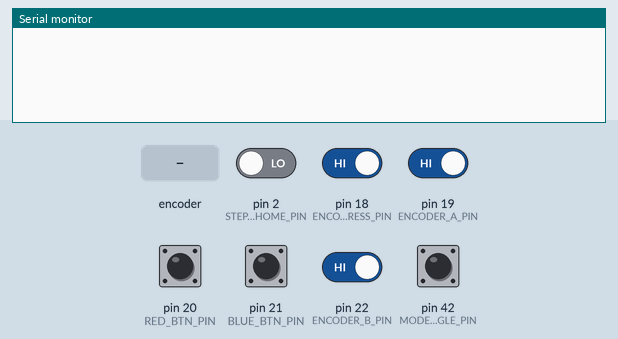
This sketch was run on a simulated Arduino Mega 2560, built with avr-gcc and run on an emulated ATmega2560. Parts: the last lines printed to the serial monitor. Inputs (shaded band) come from the test bench; at power-on: pin 18 (ENCODER_PRESS_PIN), pin 19 (ENCODER_A_PIN), pin 20 (RED_BTN_PIN), pin 21 (BLUE_BTN_PIN), pin 22 (ENCODER_B_PIN) HIGH, pin 2 (STEPPER_HOME_PIN), pin 42 (MODE_TOGGLE_PIN) LOW.

Above: at 1.2 s.
1.3 s: rotary encoder on pin 19 (ENCODER_A_PIN) / pin 22 (ENCODER_B_PIN) turned 1 step (first pin leading)
At 1.9 s:
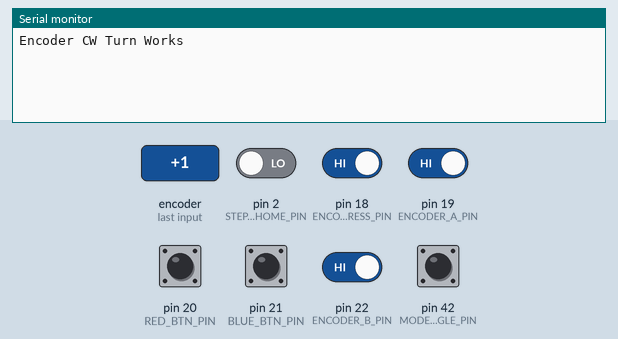
3.0 s: pin 2 (STEPPER_HOME_PIN) driven HIGH
At 4.2 s:
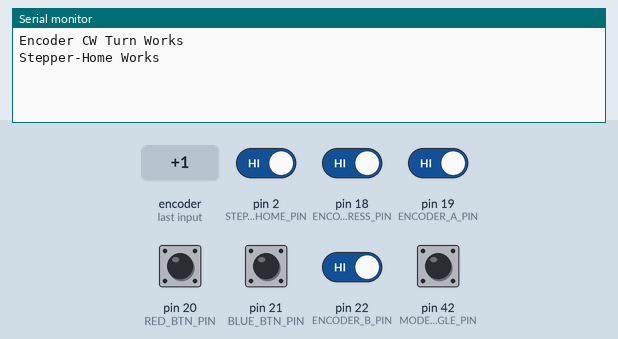
4.5 s: pin 20 (RED_BTN_PIN) pulled LOW for 0.15 s
At 5.5 s:
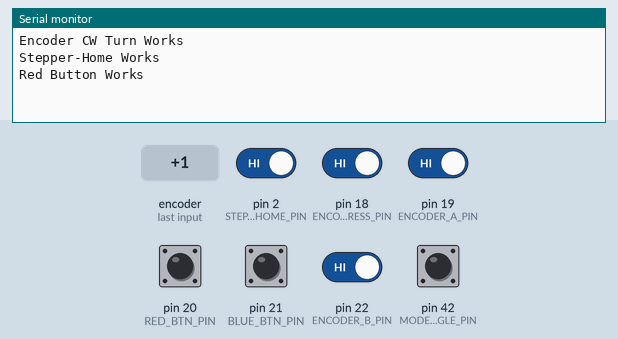
6.1 s: pin 21 (BLUE_BTN_PIN) pulled LOW for 0.15 s
At 6.7 s:
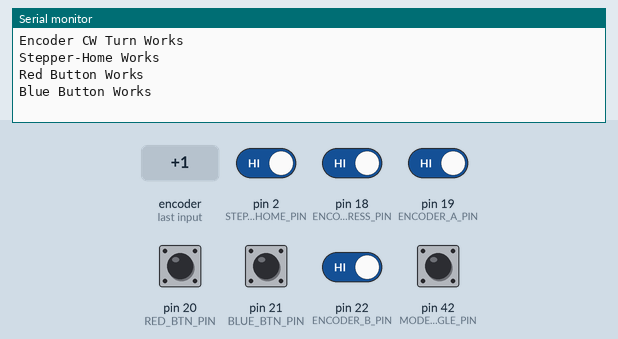
7.7 s: pin 42 (MODE_TOGGLE_PIN) pulled HIGH for 0.15 s
At 8.9 s:
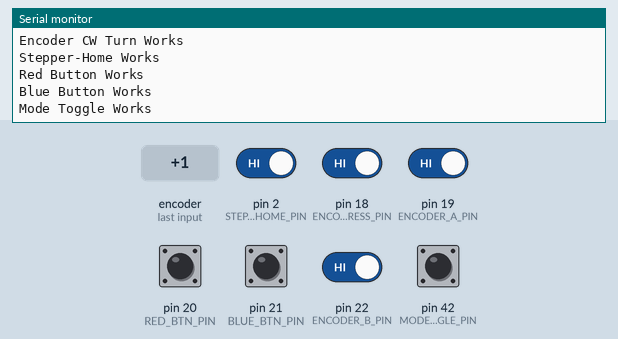
9.3 s: rotary encoder on pin 19 (ENCODER_A_PIN) / pin 22 (ENCODER_B_PIN) turned 2 steps (second pin leading)
At 10.1 s:
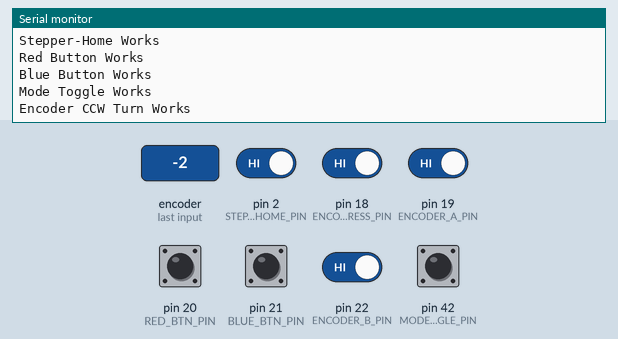

Measured:
- after the input at 1.3 s, the serial monitor: prints a new line at once (image 1)
- after the input at 3.0 s, the serial monitor: prints a new line at once (image 2)
- after the input at 4.5 s, the serial monitor: prints a new line at once (image 3)
- after the input at 6.1 s, the serial monitor: prints a new line at once (image 4)
- after the input at 7.7 s, the serial monitor: prints a new line at once (image 5)
- after the input at 9.3 s, the serial monitor: prints a new line at once (image 6)

The sketch:

DrinkmachineInputsTest.ino
```cpp
//Input Pins
#define STEPPER_HOME_PIN 2
#define MODE_TOGGLE_PIN 42
#define RED_BTN_PIN 20
#define BLUE_BTN_PIN 21
#define ENCODER_A_PIN 19
#define ENCODER_B_PIN 22
#define ENCODER_PRESS_PIN 18

volatile bool encoderTurned = false,
EncoderPreA = false,
EncoderPreB = false,
EncoderNewA = false,
EncoderNewB = false;

bool alreadyTurnedCW = false;
bool alreadyTurnedCCW = false;

volatile bool redBtnPressed = false,
blueBtnPressed = false,
encoderPressed = false,
encoderTurnedCW = false,
encoderTurnedCCW = false,
stepperIsHome = false,
modeTogglePressed = false;

byte checkedInputs = 0; //Out of 7

void setup()
{
  EncoderPreA = digitalRead(ENCODER_A_PIN);
  EncoderPreB = digitalRead(ENCODER_B_PIN);

  Serial.begin(9600);
  attachInterrupt(digitalPinToInterrupt(RED_BTN_PIN), redBtnPress, FALLING);
  attachInterrupt(digitalPinToInterrupt(BLUE_BTN_PIN), blueBtnPress, FALLING);
  attachInterrupt(digitalPinToInterrupt(ENCODER_PRESS_PIN), encoderPress, RISING);
  attachInterrupt(digitalPinToInterrupt(STEPPER_HOME_PIN), stepperHome, RISING);
  attachInterrupt(digitalPinToInterrupt(ENCODER_A_PIN), encoderHasTurned, CHANGE);


}

void loop()
{

    if(redBtnPressed)
    {
      redBtnPressed = false;
      Serial.println("Red Button Works");
      checkedInputs++;
    }
    else if(blueBtnPressed)
    {
      blueBtnPressed = false;
      Serial.println("Blue Button Works");
      checkedInputs++;
    }
    else if(encoderPressed)
    {
      encoderPressed = false;
      Serial.println("Encoder-Press Works");
      checkedInputs++;
    }
    else if(stepperIsHome)
    {
      stepperIsHome = false;
      Serial.println("Stepper-Home Works");
      checkedInputs++;
    }
    else if(encoderTurned)
    {
      encoderTurned = false;

      if(encoderTurnedCW && !alreadyTurnedCW)
      {
        alreadyTurnedCW = true;
        Serial.println("Encoder CW Turn Works");
        checkedInputs++;
      }
      else if(encoderTurnedCCW && !alreadyTurnedCCW)
      {
        alreadyTurnedCCW = true;
        Serial.println("Encoder CCW Turn Works");
        checkedInputs++;
      }
    }


  if(!modeTogglePressed && digitalRead(MODE_TOGGLE_PIN))
  {
      modeTogglePressed = true;
      Serial.println("Mode Toggle Works");
      checkedInputs++;
  }

  if(checkedInputs == 7)
  {
    Serial.println("All inputs working");
    while(true);
  }
}

void redBtnPress()
{
  redBtnPressed = true;
  detachInterrupt(digitalPinToInterrupt(RED_BTN_PIN));
}

void blueBtnPress()
{
  blueBtnPressed = true;
  detachInterrupt(digitalPinToInterrupt(BLUE_BTN_PIN));
}

void encoderPress()
{
  encoderPressed = true;
  detachInterrupt(digitalPinToInterrupt(ENCODER_PRESS_PIN));
}

void stepperHome()
{
  stepperIsHome = true;
  detachInterrupt(digitalPinToInterrupt(STEPPER_HOME_PIN));
}

void encoderHasTurned()
{
  EncoderNewA = digitalRead(ENCODER_A_PIN);
  EncoderNewB = digitalRead(ENCODER_B_PIN);

  //----------------- Check direction------------------
  if(!EncoderPreA && EncoderPreB && EncoderNewA && !EncoderNewB) //CW: 01 -> 10
  {
    encoderTurnedCW = true;
    encoderTurned = true;
  }
  else if(EncoderPreA && !EncoderPreB && !EncoderNewA && EncoderNewB) //CW: 10 -> 01
  {
    encoderTurnedCW = true;
    encoderTurned = true;
  }
  else if(EncoderPreA && EncoderPreB && !EncoderNewA && EncoderNewB) //CW: 11 -> 01
  {
    encoderTurnedCW = true;
    encoderTurned = true;
  }
  else if(!EncoderPreA && !EncoderPreB && EncoderNewA && !EncoderNewB) //CW: 00 -> 10
  {
    encoderTurnedCW = true;
    encoderTurned = true;
  }
  else if(!EncoderPreA && !EncoderPreB && EncoderNewA && EncoderNewB) //CCW: 00 -> 11
  {
    encoderTurnedCCW = true;
    encoderTurned = true;
  }
  else if(EncoderPreA && EncoderPreB && !EncoderNewA && !EncoderNewB) //CCW: 11 -> 00
  {
    encoderTurnedCCW = true;
    encoderTurned = true;
  }
  else if(EncoderPreA && !EncoderPreB && !EncoderNewA && !EncoderNewB) //CCW: 10 -> 00
  {
    encoderTurnedCCW = true;
    encoderTurned = true;
  }
  else if(!EncoderPreA && EncoderPreB && EncoderNewA && EncoderNewB) //CCW: 01 -> 11
  {
    encoderTurnedCCW = true;
    encoderTurned = true;
  }

  EncoderPreA = EncoderNewA;
  EncoderPreB = EncoderNewB;
}
```
